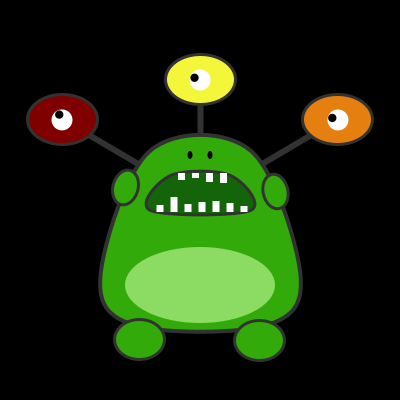
Frame 1 (no input)
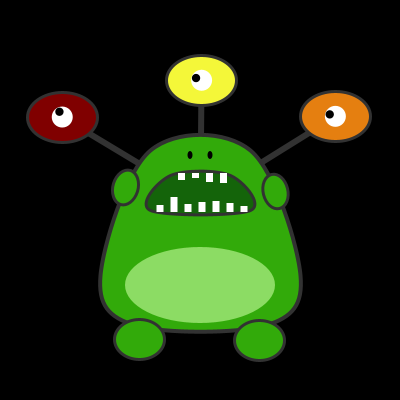
Frame 60 (the mouse pressed at the canvas centre just before this capture)
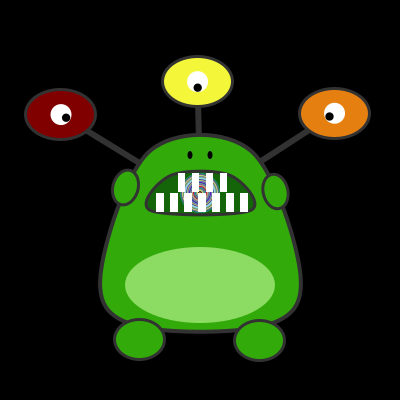
Frame 120 (the mouse held since frame 60 and released just before this capture)

The Processing sketch that drew these frames (run headless with seeded random() and noise(); from frame 60 on, the mouse is pressed at the canvas centre):

// Processing sketch: processing_70389
// ── processing_70389.pde

/*------------------------------------------------------------------
 Travail 2 - Le Monstre interactif
 Par Ugo Dufour
 EDM4600 - UQAM 2012
 -------------------------------------------------------------------*/

// Declaration des variables
  float x, y;

  boolean oeil1Ferme, oeil2Ferme, oeil3Ferme;

// Declaration des tableaux et leurs grosseurs 
  int[] hauteurDentBas = new int[7];
  int[] hauteurDentHaut = new int[4];
  int[] hauteurDentBasFerme = new int[7];
  int[] hauteurDentHautFerme = new int[4];
  int[] xDentBas = new int[7];
  int[] xDentHaut = new int[4];
  int rayonVentre = 38;
  int counterForColor = 0;
  int etatDents;
  int couleurDent; 
  int conditionCandy;
  int timeStamp;
  int interval;
  int timeStampDentFerme;
  int intervalDentFerme;
  int token;
  
  int conditionOeil1, conditionOeil2, conditionOeil3;
  int couleurR, couleurG, couleurB;
  
  float alphaCandy;
  float assouplissement = 0.005;
  float xCandy, yCandy, xCandyCible, yCandyCible;
  float interval1, interval2, interval3, intervalCandy, intervalCondition, intervalDents;
  float timeStamp1, timeStamp2, timeStamp3,timeStampCandy, timeStampInterval, timeStampDents;  
  float xCiblePositionOeil1, yCiblePositionOeil1, xCiblePositionOeil2, yCiblePositionOeil2, xCiblePositionOeil3, yCiblePositionOeil3;
  float couleurOeilR1, couleurOeilR2, couleurOeilR3, couleurOeilG1, couleurOeilG2, couleurOeilG3, couleurOeilB1, couleurOeilB2, couleurOeilB3;
  float xPositionOeil1, xPositionOeil2, xPositionOeil3, yPositionOeil1, yPositionOeil2, yPositionOeil3, largeurOeil1, largeurOeil2, largeurOeil3, hauteurOeil1, hauteurOeil2, hauteurOeil3;
 

void setup() {
  
   // Configuration de la scene
    size(400, 400);
    background(0);
    smooth();
    
  // Positionnement des x et y au milieu
    x = width/2;
    y = height/2;
  
  // Initialisation des variables  
    oeil1Ferme = false;
    oeil2Ferme = false;
    oeil3Ferme = false;

    xPositionOeil1 = x-138;
    xPositionOeil2 = x;
    xPositionOeil3 = x+138;
    yPositionOeil1 = y-80;
    yPositionOeil2 = y-120;
    yPositionOeil3 = y-80;
  
    xCiblePositionOeil1 = xPositionOeil1;
    yCiblePositionOeil1 = yPositionOeil1;
    xCiblePositionOeil2 = xPositionOeil2;
    yCiblePositionOeil2 = yPositionOeil2;
    xCiblePositionOeil3 = xPositionOeil3;
    yCiblePositionOeil3 = yPositionOeil3;
  
    couleurOeilR1 = 128;
    couleurOeilR2 = 244;
    couleurOeilR3 = 229;
    couleurOeilG1 = 0;
    couleurOeilG2 = 247;
    couleurOeilG3 = 127;
    couleurOeilB1 = 0;
    couleurOeilB2 = 57;
    couleurOeilB3 = 16;
    largeurOeil1 = 70;
    largeurOeil2 = 70;
    largeurOeil3 = 70;
    hauteurOeil1 = 50;
    hauteurOeil2 = 50;
    hauteurOeil3 = 50;
    
    couleurR = 50;
    couleurG = 170;
    couleurB = 10;
    
    xCandy= x - 400;
    yCandy= y + 400;
    couleurDent = 255;
    alphaCandy = 240;
    xCandyCible = xCandy;
    yCandyCible = yCandy;
    
    interval1 = random(2000, 10000);
    interval2 = random(2000, 10000);
    interval3 = random(2000, 10000); 
    intervalCandy = 3000;
    intervalCondition = 3009;
    intervalDents = 1000;
    interval = 0;
    intervalDentFerme = 400;
    token = 0;
    
    dessinerOeilOuvert1();
    dessinerOeilOuvert2();
    dessinerOeilOuvert3();

  // Remplissage des tableaux pour la construction des dents
    for (int i = 0 ; i < hauteurDentBas.length ; i++) {
      hauteurDentBas[i] = (int) random(5, 17);
    }

    for (int i = 0 ; i < hauteurDentHaut.length ; i++) {
      hauteurDentHaut[i] = (int) random(5, 17);
    } 

    for (int i = 0 ; i < hauteurDentBasFerme.length ; i++) {
      hauteurDentBasFerme[i] = 19;
    }

    for (int i = 0 ; i < hauteurDentHautFerme.length ; i++) {
      hauteurDentHautFerme[i] = 19;
    }
  
    int tempDent1 = 160;
    for (int i = 0 ; i < xDentBas.length ; i++) {
      xDentBas[i] = tempDent1;
      tempDent1 = tempDent1 + 14;
    }
  
    int tempDent2 = 178;
    for (int i = 0 ; i < xDentHaut.length ; i++) {
      xDentHaut[i] = tempDent2;
      tempDent2 = tempDent2 + 14;
    }
   
}


void draw() {

  // Dessin du background
    background (0);   
  
  // Initialisation de variable locale
    float multiplicateurVentre = 0.51;
    
  // Calcul pour savoir si la souris est dans le ventre du monstre 
    float distanceVentre = dist((mouseX*multiplicateurVentre), mouseY, x - ((1 - multiplicateurVentre)*x), y + 85);
  
  // Section qui determine la position de l'oeil et son mouvement
    if (millis() - timeStamp >= interval) {
      xCiblePositionOeil1 = random (xPositionOeil1 - 10, xPositionOeil1 + 10);
      yCiblePositionOeil1 = random (yPositionOeil1 - 20, yPositionOeil1 + 20);
  
      xCiblePositionOeil2 = random (xPositionOeil2 - 20, xPositionOeil2 + 20);
      yCiblePositionOeil2 = random (yPositionOeil2 - 10, yPositionOeil2 + 10);
  
      xCiblePositionOeil3 = random (xPositionOeil3 - 10, xPositionOeil3 + 10);
      yCiblePositionOeil3 = random (yPositionOeil3 - 20, yPositionOeil3 + 20);
  
      timeStamp = timeStamp + interval;
    }
  
    interval = 1000;
  
  // Section qui limite le mouvement de l'oeil ainsi que l'assouplissement du mouvement
    xPositionOeil1 = constrain(( (xCiblePositionOeil1 - xPositionOeil1) * assouplissement + xPositionOeil1), x - 158, x - 118);
    yPositionOeil1 = constrain(( (yCiblePositionOeil1 - yPositionOeil1) * assouplissement + yPositionOeil1), y - 100, y - 60);
  
    xPositionOeil2 = constrain(( (xCiblePositionOeil2 - xPositionOeil2) * assouplissement + xPositionOeil2), x - 20, x + 20);
    yPositionOeil2 = constrain(( (yCiblePositionOeil2 - yPositionOeil2) * assouplissement + yPositionOeil2), y - 140, y - 100);
  
    xPositionOeil3 = constrain(( (xCiblePositionOeil3 - xPositionOeil3) * assouplissement + xPositionOeil3), x + 118, x + 158);
    yPositionOeil3 = constrain(( (yCiblePositionOeil3 - yPositionOeil3) * assouplissement + yPositionOeil3), y - 100, y - 60);
  
  // Appel des fonctions pour dessiner differentes parties du monstre  
    dessinerOeilFerme1();  
   
    dessinerOeilFerme2();
  
    dessinerOeilFerme3();
  
    dessinerMonstre();
  
  // Sert a determiner si on dessine les dents ouvertes ou les dents fermes
    if ((mousePressed) && (distanceVentre < rayonVentre)) {
      dessinerDentsFerme();
    }
    else {
      dessinerDentsOuverte();
    }
  
  // Deplacement du bonbon sur la bouche du monstre et aussi le faire disparaitre apres l'interval  
    if (conditionCandy == 1) {
      xCandyCible = x;
      yCandyCible = y - 7; 
    
    // Dessin du bonbon que le monstre mange      
      for (int i = 40; i > 0; i--) {
        xCandy = (xCandyCible - xCandy)*0.009 + xCandy;
        yCandy = (yCandyCible - yCandy)*0.009 + yCandy; 
        fill(random(256), random(256), random(256), alphaCandy);   
        ellipse (xCandy, yCandy, i, i);
        if (millis() - timeStampDentFerme >= intervalDentFerme){
            timeStampDentFerme = timeStampDentFerme + intervalDentFerme;
            token = 1;
        }
     
        if (token == 1) {
          dessinerDentsFerme();
        }
       
      }
      
      if (millis() - timeStampCandy >= intervalCandy && conditionCandy == 1) {
        timeStampCandy = timeStampCandy + intervalCandy;
        alphaCandy = 0;
      }     
    }
        
    if (conditionCandy == 1 && alphaCandy == 0) {
      conditionCandy = 0;
    }
      
    if (counterForColor == 3 && conditionCandy == 0) {
      couleurR = (int) random(256);
      couleurG = (int) random(256);
      couleurB = (int) random(256);
    }
    else if (counterForColor == 4) {
      counterForColor = 1;
    }
    else {
      couleurR = 50;
      couleurG = 170;
      couleurB = 10;
    }
}


void mousePressed() {
  
  // Declaration et initialisation des variables locales  
    
    float gauche = x - 115/2;
    float droite = x + 115/2;
    float haut = (y - 7) - 25;
    float bas = (y - 7) + 25;
    
  // Determination si l'oeil est dans le carre entourrant la bouche et reinitialisation apes un interval  
    if ( mouseX > gauche && mouseX < droite && mouseY > haut && mouseY < bas && conditionCandy ==0 ) {
      if (conditionCandy == 0) {
        conditionCandy = 1;
        counterForColor = counterForColor + 1;
      }
      else  {
        conditionCandy = 0;         
      }
      
      if (millis() - timeStampInterval >= intervalCondition) {
        timeStampInterval = timeStampInterval + intervalCondition;
        alphaCandy = 255;
        xCandy= x - 400;
        yCandy= y + 400;
      }
    }
}


void dessinerMonstre() {

  // Corp du monstre
    stroke(50);
    strokeWeight(4);
    fill(couleurR, couleurG, couleurB);
    beginShape();
    curveVertex(x + 100, y + 75);
    curveVertex(x + 50, y - 50);
    curveVertex(x - 50, y - 50);
    curveVertex(x - 100, y + 75);
    curveVertex(x - 65, y + 125);
    curveVertex(x + 65, y + 125);
    curveVertex(x + 100, y + 75);
    curveVertex(x + 50, y - 50);
    curveVertex(x - 50, y - 50);
    endShape();

  // Bouche du monstre
    stroke(50);
    strokeWeight(3);
    fill(20, 100, 10);
    beginShape();
    curveVertex(x - 30, y - 25);
    curveVertex(x - 50, y + 10);
    curveVertex(x + 50, y + 10);
    curveVertex(x + 30, y - 25);
    curveVertex(x - 30, y - 25);
    curveVertex(x - 50, y + 10);
    curveVertex(x + 50, y + 10);
    endShape();    

  // Bras Gauche  
    pushMatrix();
    fill(couleurR, couleurG, couleurB);
    translate(x, y);
    rotate(0.3);
    translate(x - (x + 75), y - (y - 10));
    ellipse(0, 0, 25, 35);  
    popMatrix();

  // Bras Droite
    fill(couleurR, couleurG, couleurB);
    pushMatrix();
    translate(x, y);
    rotate(2.9);
    translate(x - (x + 75), y - (y + 10));
    ellipse(0, 0, 25, 35);  
    popMatrix();

  // Jambe gauche
    fill(couleurR, couleurG, couleurB);
    pushMatrix();
    translate(x, y);
    rotate(PI/2);
    translate(x - (x - 140), y - (y - 60));
    ellipse(0, 0, 40, 50);  
    popMatrix();

  // Jambe droite
    fill(couleurR, couleurG, couleurB);
    pushMatrix();
    translate(x, y);
    rotate(3*PI/2);
    translate(x - (x + 140), y - (y - 60));
    ellipse(0, 0, 40, 50);  
    popMatrix();

  // Ventre du monstre
    noStroke();
    fill(140, 220, 100);
    ellipse(x, y + 85, 150, 76);

  // Narines 50 170 10
    fill(0, 0, 0);
    ellipse(x - 10, y - 45, 5, 8);
    ellipse(x + 10, y - 45, 5, 8);
}


void dessinerOeilOuvert1() {  

  // Tiges qui vont du corp aux yeux
    stroke(50);
    strokeWeight(6);
    line(x, y, xPositionOeil1, yPositionOeil1);

  // Yeux du monstre - Partie qui change de couleur
    stroke(50);
    strokeWeight(3);
    fill(couleurOeilR1, couleurOeilG1, couleurOeilB1);
    ellipse(xPositionOeil1, yPositionOeil1, largeurOeil1, hauteurOeil1);

  // Yeux du monstre - Partie noire
    fill(255);
    noStroke();
    ellipse(xPositionOeil1, yPositionOeil1, largeurOeil1*0.3, largeurOeil1*0.3);

  // Determination des valeurs necessaires pour que la pupille suive la souris et reste dans l'oeil
    float distance1 = dist(mouseX, mouseY, xPositionOeil1, yPositionOeil1);
    distance1 = constrain(distance1, 0, (largeurOeil1*0.3) - (largeurOeil1*0.1) - 8);

  // Calcul de l'angle en radians ainsi que la determiation de la position X et Y de la pupulle
    float radians1 = atan2(mouseY-yPositionOeil1, mouseX-xPositionOeil1); 
    float pupilleX1 = cos(radians1)* distance1 + xPositionOeil1;
    float pupilleY1 = sin(radians1)* distance1 + yPositionOeil1; 

  // Yeux du monstre - Partie blanche
    fill(0);
    noStroke();
    ellipse(pupilleX1, pupilleY1, largeurOeil1*0.12, largeurOeil1*0.12);
}


void dessinerOeilOuvert2() {  

  // Tiges qui vont du corp aux yeux
    stroke(50);
    strokeWeight(6);
    line(x, y, xPositionOeil2, yPositionOeil2);

  // Yeux du monstre - Partie qui change de couleur
    stroke(50);
    strokeWeight(3);
    fill(couleurOeilR2, couleurOeilG2, couleurOeilB2);
    ellipse(xPositionOeil2, yPositionOeil2, largeurOeil2, hauteurOeil2);

  // Yeux du monstre - Partie noire
    fill(255);
    noStroke();
    ellipse(xPositionOeil2, yPositionOeil2, largeurOeil2*0.3, largeurOeil2*0.3);

  // Determination des valeurs necessaires pour que la pupille suive la souris et reste dans l'oeil
    float distance2 = dist(mouseX, mouseY, xPositionOeil2, yPositionOeil2);
    distance2 = constrain(distance2, 0, (largeurOeil2*0.3) - (largeurOeil2*0.1) - 8);

  // Calcul de l'angle en radians ainsi que la determiation de la position X et Y de la pupulle
    float radians2 = atan2(mouseY-yPositionOeil2, mouseX-xPositionOeil2); 
    float pupilleX2 = cos(radians2)* distance2 + xPositionOeil2;
    float pupilleY2 = sin(radians2)* distance2 + yPositionOeil2;

  // Yeux du monstre - Partie blanche
    fill(0);
    noStroke();
    ellipse(pupilleX2, pupilleY2, largeurOeil2*0.12, largeurOeil2*0.12);
}


void dessinerOeilOuvert3() {  

  // Tiges qui vont du corp aux yeux
    stroke(50);
    strokeWeight(6); 
    line(x, y, xPositionOeil3, yPositionOeil3);

  // Yeux du monstre - Partie qui change de couleur
    stroke(50);
    strokeWeight(3);
    fill(couleurOeilR3, couleurOeilG3, couleurOeilB3);
    ellipse(xPositionOeil3, yPositionOeil3, largeurOeil3, hauteurOeil3);

  // Yeux du monstre - Partie noire
    fill(255);
    noStroke();
    ellipse(xPositionOeil3, yPositionOeil3, largeurOeil3*0.3, largeurOeil3*0.3);

  // Determination des valeurs necessaires pour que la pupille suive la souris et reste dans l'oeil
    float distance3 = dist(mouseX, mouseY, xPositionOeil3, yPositionOeil3);
    distance3 = constrain(distance3, 0, (largeurOeil3*0.3) - (largeurOeil3*0.1) - 8);

  // Calcul de l'angle en radians ainsi que la determiation de la position X et Y de la pupulle
    float radians3 = atan2(mouseY-yPositionOeil3, mouseX-xPositionOeil3); 
    float pupilleX3 = cos(radians3)* distance3 + xPositionOeil3;
    float pupilleY3 = sin(radians3)* distance3 + yPositionOeil3;

  // Yeux du monstre - Partie blanche
    fill(0);
    noStroke();
    ellipse(pupilleX3, pupilleY3, largeurOeil3*0.12, largeurOeil3*0.12);
 }


void dessinerOeilFerme1() {

  //  Calcul du temps et intervals pour faire fermer ou ouvrir l'oeil
    if (millis() >= timeStamp1 + interval1) {
      timeStamp1 = millis();
      if (oeil1Ferme) {
        oeil1Ferme = false;
        interval1 = random(4000, 8000);
      } 
      else {
        oeil1Ferme = true;
        interval1 = random(500, 800);
      }
    }
    
  // Dessin de l'oeil ferme
    if (oeil1Ferme) {
      stroke(50);
      strokeWeight(6);
      line(x, y, xPositionOeil1, yPositionOeil1);
  
    // Yeux du monstre - Partie qui change de couleur
      stroke(50);
      strokeWeight(3);
      fill(0);
      ellipse(xPositionOeil1, yPositionOeil1, largeurOeil1, hauteurOeil1);
      stroke(255);
      strokeWeight(2);
      line(xPositionOeil1 - 30, yPositionOeil1, xPositionOeil1 + 30, yPositionOeil1);
    } 
    else {
      dessinerOeilOuvert1();
    }
}


void dessinerOeilFerme2() {
  
  //  Calcul du temps et intervals pour faire fermer ou ouvrir l'oeil
    if (millis() >= timeStamp2 + interval2) {
      timeStamp2 = millis();
      if (oeil2Ferme) {
        oeil2Ferme = false;
        interval2 = random(4000, 8000);
      } 
      else {
        oeil2Ferme = true;
        interval2 = random(500, 800);
      }
    }

  // Dessin de l'oeil ferme
    if (oeil2Ferme) {
      stroke(50);
      strokeWeight(6);
      line(x, y, xPositionOeil2, yPositionOeil2);
  
    // Yeux du monstre - Partie qui change de couleur
      stroke(50);
      strokeWeight(3);
      fill(0);
      ellipse(xPositionOeil2, yPositionOeil2, largeurOeil2, hauteurOeil2);
      stroke(255);
      strokeWeight(2);
      line(xPositionOeil2 - 30, yPositionOeil2, xPositionOeil2 + 30, yPositionOeil2);
    } 
    else {
      dessinerOeilOuvert2();
    }
}


void dessinerOeilFerme3() {
  
  //  Calcul du temps et intervals pour faire fermer ou ouvrir l'oeil
    if (millis() >= timeStamp3 + interval3) {
      timeStamp3 = millis();
      if ( oeil3Ferme ) {
        oeil3Ferme = false;
        interval3 = random(4000, 8000);
      } 
      else {
        oeil3Ferme = true;
        interval3 = random(500, 800);
      }
    }
    
  // Dessin de l'oeil ferme
    if ( oeil3Ferme ) {
      stroke(50);
      strokeWeight(6);
      line(x, y, xPositionOeil3, yPositionOeil3);
  
    // Yeux du monstre - Partie qui change de couleur
      stroke(50);
      strokeWeight(3);
      fill(0);
      ellipse(xPositionOeil3, yPositionOeil3, largeurOeil3, hauteurOeil3);
      stroke(255);
      strokeWeight(2);
      line(xPositionOeil3 - 30, yPositionOeil3, xPositionOeil3 + 30, yPositionOeil3);
    } 
    else {
      dessinerOeilOuvert3();
    }
}


void dessinerDentsOuverte() {  
  
  // Boucle while pour les dents du bas
    strokeWeight(2);
    fill(couleurDent);
    rectMode(CENTER);
    for (int i = 0 ; i < hauteurDentBas.length ; i++) {
      rect(xDentBas[i], y + 12 - hauteurDentBas[i]*0.5, 7, hauteurDentBas[i]);   
    }
    
  // Bouche while pour les dents du haut
    rectMode(CORNER);
    fill(couleurDent);
    for (int i = 0 ; i < hauteurDentHaut.length ; i++) {
      rect(xDentHaut[i], y - 27, 7, hauteurDentHaut[i]);
    }
}


void dessinerDentsFerme() {  

  // Boucle while pour fermer les dents du bas
    strokeWeight(2);
    fill(couleurDent);
    rectMode(CENTER);
    for (int i = 0 ; i < hauteurDentBasFerme.length ; i = i + 1) {
      rect(xDentBas[i], y + 12 - hauteurDentBasFerme[i]*0.5, 7, hauteurDentBasFerme[i]);  
    }

  // Bouche while pour les dents du haut
    rectMode(CORNER);
    fill(couleurDent);
    for (int i = 0 ; i < hauteurDentHautFerme.length ; i++) {
      rect(xDentHaut[i], y - 27, 7, hauteurDentHautFerme[i]);
    }
}
